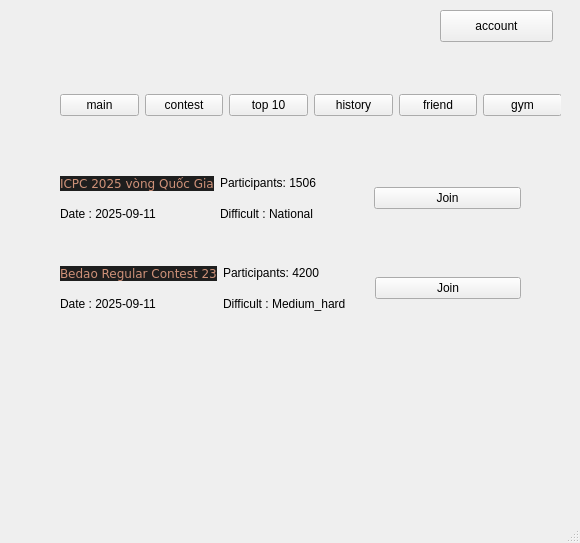
<?xml version="1.0" encoding="UTF-8"?>
<ui version="4.0">
 <class>MainWindow</class>
 <widget class="QMainWindow" name="MainWindow">
  <property name="geometry">
   <rect>
    <x>0</x>
    <y>0</y>
    <width>580</width>
    <height>543</height>
   </rect>
  </property>
  <property name="windowTitle">
   <string>MainWindow</string>
  </property>
  <widget class="QWidget" name="centralwidget">
   <widget class="QWidget" name="gridLayoutWidget">
    <property name="geometry">
     <rect>
      <x>60</x>
      <y>80</y>
      <width>501</width>
      <height>51</height>
     </rect>
    </property>
    <layout class="QGridLayout" name="gridLayout">
     <item row="0" column="0">
      <widget class="QPushButton" name="main_button_2">
       <property name="text">
        <string>main</string>
       </property>
      </widget>
     </item>
     <item row="0" column="5">
      <widget class="QPushButton" name="friend_button">
       <property name="text">
        <string>friend</string>
       </property>
      </widget>
     </item>
     <item row="0" column="4">
      <widget class="QPushButton" name="history_button">
       <property name="text">
        <string>history</string>
       </property>
      </widget>
     </item>
     <item row="0" column="2">
      <widget class="QPushButton" name="top10_button">
       <property name="text">
        <string>top 10</string>
       </property>
      </widget>
     </item>
     <item row="0" column="6">
      <widget class="QPushButton" name="gym_button">
       <property name="text">
        <string>gym</string>
       </property>
      </widget>
     </item>
     <item row="0" column="1">
      <widget class="QPushButton" name="contest_button">
       <property name="text">
        <string>contest</string>
       </property>
      </widget>
     </item>
    </layout>
   </widget>
   <widget class="QPushButton" name="account_button">
    <property name="geometry">
     <rect>
      <x>440</x>
      <y>10</y>
      <width>113</width>
      <height>32</height>
     </rect>
    </property>
    <property name="text">
     <string>account</string>
    </property>
   </widget>
   <widget class="QWidget" name="horizontalLayoutWidget">
    <property name="geometry">
     <rect>
      <x>60</x>
      <y>170</y>
      <width>461</width>
      <height>56</height>
     </rect>
    </property>
    <layout class="QHBoxLayout" name="horizontalLayout">
     <item>
      <layout class="QVBoxLayout" name="verticalLayout_2">
       <item>
        <widget class="QLabel" name="ctn">
         <property name="text">
          <string>&lt;html&gt;&lt;head/&gt;&lt;body&gt;&lt;pre style=&quot; margin-top:0px; margin-bottom:0px; margin-left:0px; margin-right:0px; -qt-block-indent:0; text-indent:0px; line-height:18px; background-color:#1e1e1e;&quot;&gt;&lt;span style=&quot; font-family:'Menlo,Monaco,Courier New,monospace'; font-size:12px; color:#ce9178;&quot;&gt;ICPC 2025 vòng Quốc Gia&lt;/span&gt;&lt;/pre&gt;&lt;/body&gt;&lt;/html&gt;</string>
         </property>
         <property name="scaledContents">
          <bool>false</bool>
         </property>
        </widget>
       </item>
       <item>
        <widget class="QLabel" name="label_3">
         <property name="text">
          <string>Date : 2025-09-11</string>
         </property>
        </widget>
       </item>
      </layout>
     </item>
     <item>
      <layout class="QVBoxLayout" name="verticalLayout">
       <item>
        <widget class="QLabel" name="label">
         <property name="text">
          <string>Participants: 1506</string>
         </property>
        </widget>
       </item>
       <item>
        <widget class="QLabel" name="label_2">
         <property name="text">
          <string>Difficult : National</string>
         </property>
        </widget>
       </item>
      </layout>
     </item>
     <item>
      <widget class="QPushButton" name="pushButton">
       <property name="text">
        <string>Join</string>
       </property>
      </widget>
     </item>
    </layout>
   </widget>
   <widget class="QWidget" name="horizontalLayoutWidget_2">
    <property name="geometry">
     <rect>
      <x>60</x>
      <y>260</y>
      <width>461</width>
      <height>56</height>
     </rect>
    </property>
    <layout class="QHBoxLayout" name="horizontalLayout_2">
     <item>
      <layout class="QVBoxLayout" name="verticalLayout_3">
       <item>
        <widget class="QLabel" name="label_7">
         <property name="text">
          <string>&lt;html&gt;&lt;head/&gt;&lt;body&gt;&lt;pre style=&quot; margin-top:0px; margin-bottom:0px; margin-left:0px; margin-right:0px; -qt-block-indent:0; text-indent:0px; line-height:18px; background-color:#1e1e1e;&quot;&gt;&lt;span style=&quot; font-family:'Menlo,Monaco,Courier New,monospace'; font-size:12px; color:#ce9178;&quot;&gt;Bedao Regular Contest 23&lt;/span&gt;&lt;/pre&gt;&lt;/body&gt;&lt;/html&gt;</string>
         </property>
        </widget>
       </item>
       <item>
        <widget class="QLabel" name="label_4">
         <property name="text">
          <string>Date : 2025-09-11</string>
         </property>
        </widget>
       </item>
      </layout>
     </item>
     <item>
      <layout class="QVBoxLayout" name="verticalLayout_4">
       <item>
        <widget class="QLabel" name="label_5">
         <property name="text">
          <string>Participants: 4200</string>
         </property>
        </widget>
       </item>
       <item>
        <widget class="QLabel" name="label_6">
         <property name="text">
          <string>Difficult : Medium_hard</string>
         </property>
        </widget>
       </item>
      </layout>
     </item>
     <item>
      <widget class="QPushButton" name="pushButton_2">
       <property name="text">
        <string>Join</string>
       </property>
      </widget>
     </item>
    </layout>
   </widget>
   <widget class="QLabel" name="label_8">
    <property name="geometry">
     <rect>
      <x>20</x>
      <y>0</y>
      <width>121</width>
      <height>91</height>
     </rect>
    </property>
    <property name="text">
     <string/>
    </property>
    <property name="pixmap">
     <pixmap>picture/download (1).png</pixmap>
    </property>
    <property name="scaledContents">
     <bool>true</bool>
    </property>
   </widget>
  </widget>
  <widget class="QMenuBar" name="menubar">
   <property name="geometry">
    <rect>
     <x>0</x>
     <y>0</y>
     <width>580</width>
     <height>29</height>
    </rect>
   </property>
  </widget>
  <widget class="QStatusBar" name="statusbar"/>
 </widget>
 <resources/>
 <connections/>
</ui>
